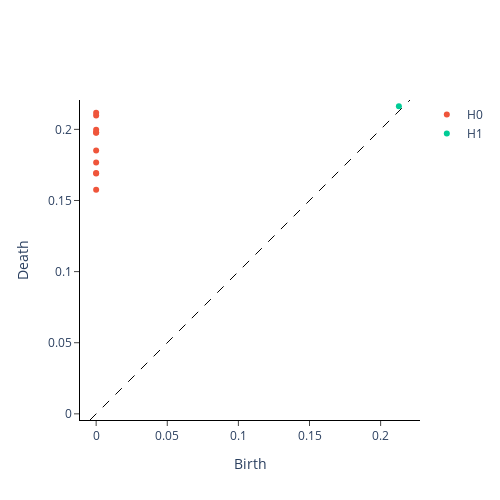

Here is the notebook cell this chart was saved with:
### Code cell
vr_persistence.plot(X_train)

### Figure 1 — Plotly figure (JSON) as saved in the notebook; plotly's stock layout.template omitted (floating-point values rounded to 4 significant figures)
{"data": [{"hoverinfo": "none", "line": {"color": "black", "dash": "dash", "width": 1}, "mode": "lines", "showlegend": false, "type": "scatter", "x": [-0.004326, 0.2206], "y": [-0.004326, 0.2206]}, {"hoverinfo": "text", "hovertext": ["(0.0, 0.15761533379554749)", "(0.0, 0.1690082997083664)", "(0.0, 0.16933898627758026)", "(0.0, 0.17667286098003387)", "(0.0, 0.18509718775749207)", "(0.0, 0.19763344526290894)", "(0.0, 0.1978703886270523)", "(0.0, 0.19978129863739014)", "(0.0, 0.20982763171195984)", "(0.0, 0.2117275595664978)"], "mode": "markers", "name": "H0", "type": "scatter", "x": [0.0, 0.0, 0.0, 0.0, 0.0, 0.0, 0.0, 0.0, 0.0, 0.0], "y": [0.1576, 0.169, 0.1693, 0.1767, 0.1851, 0.1976, 0.1979, 0.1998, 0.2098, 0.2117]}, {"hoverinfo": "text", "hovertext": ["(0.2128293812274933, 0.21632342040538788)"], "mode": "markers", "name": "H1", "type": "scatter", "x": [0.2128], "y": [0.2163]}], "layout": {"height": 500, "plot_bgcolor": "white", "width": 500, "xaxis": {"autorange": false, "exponentformat": "e", "linecolor": "black", "linewidth": 1, "mirror": false, "range": [-0.004326, 0.2206], "showexponent": "all", "showline": true, "side": "bottom", "ticks": "outside", "title": {"text": "Birth"}, "type": "linear", "zeroline": true}, "yaxis": {"autorange": false, "exponentformat": "e", "linecolor": "black", "linewidth": 1, "mirror": false, "range": [-0.004326, 0.2206], "scaleanchor": "x", "scaleratio": 1, "showexponent": "all", "showline": true, "side": "left", "ticks": "outside", "title": {"text": "Death"}, "type": "linear", "zeroline": true}}}
